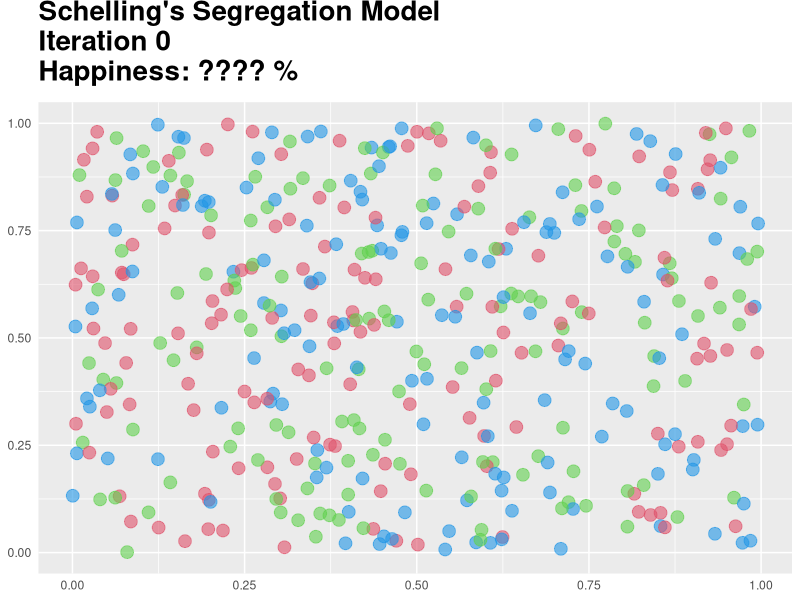
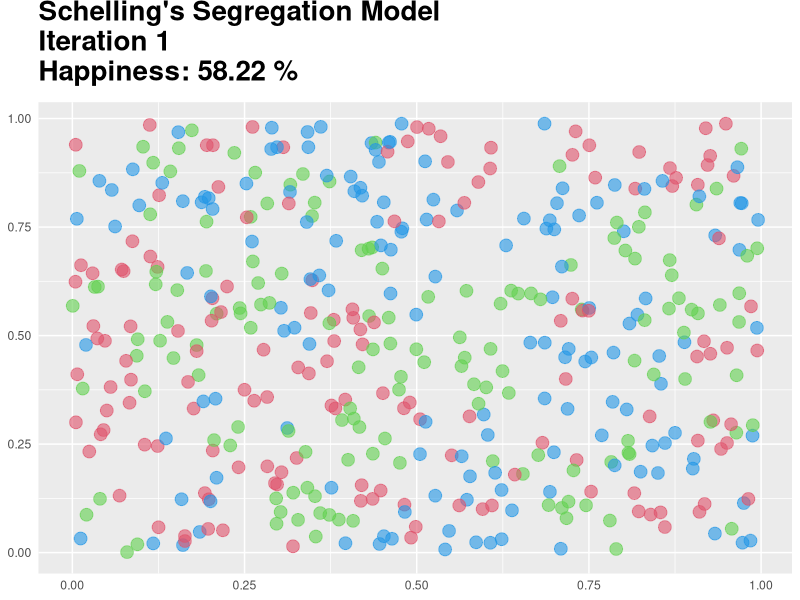
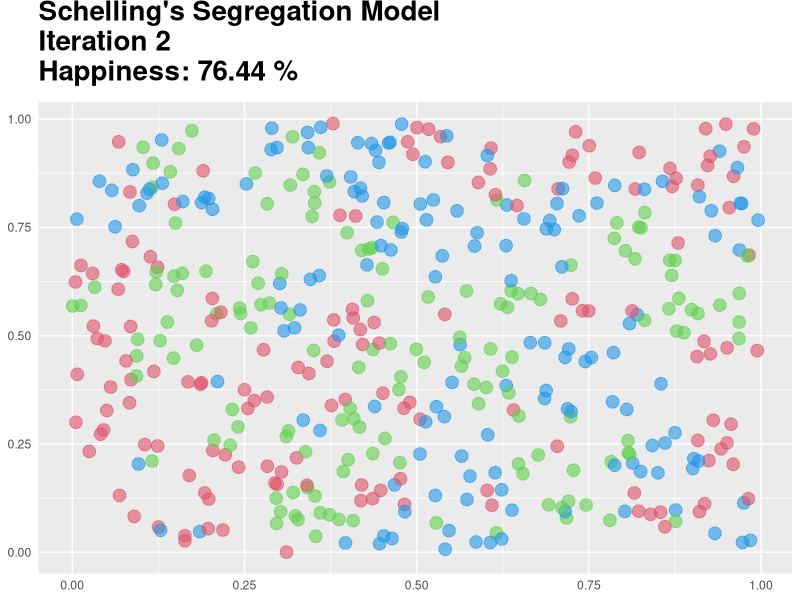
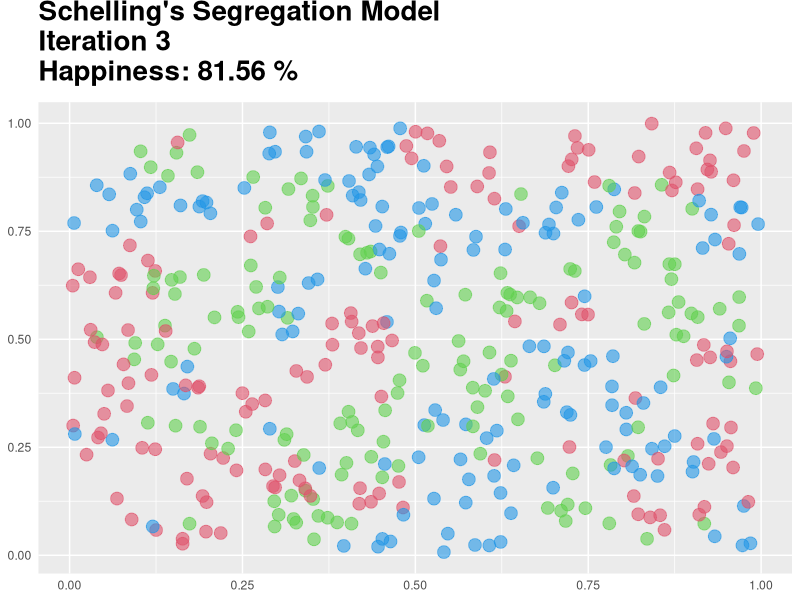
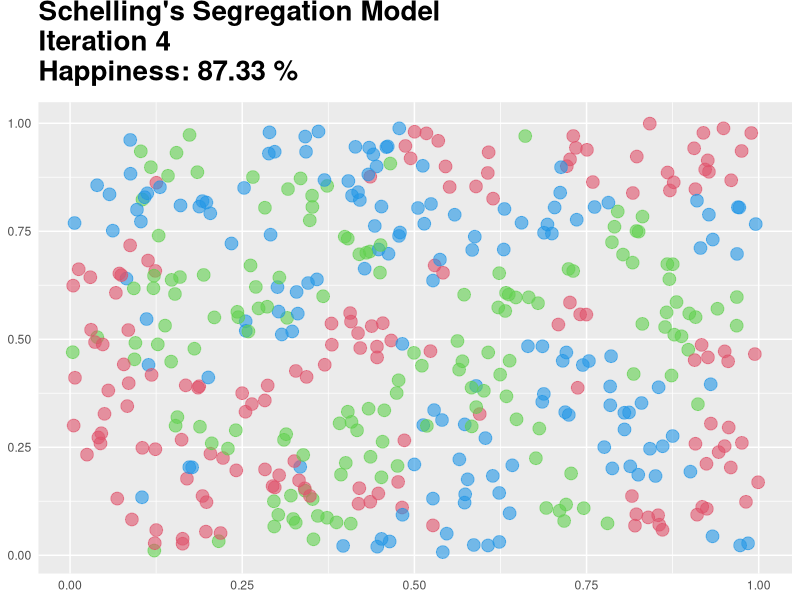
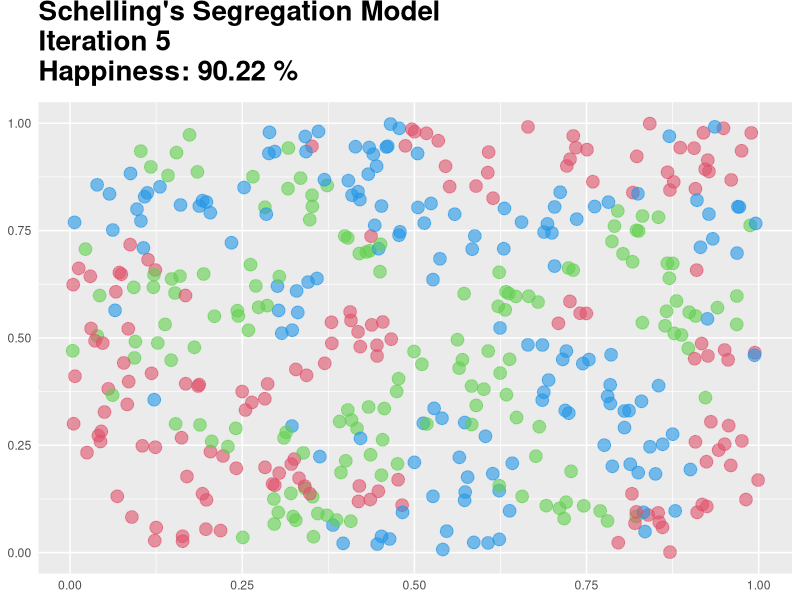
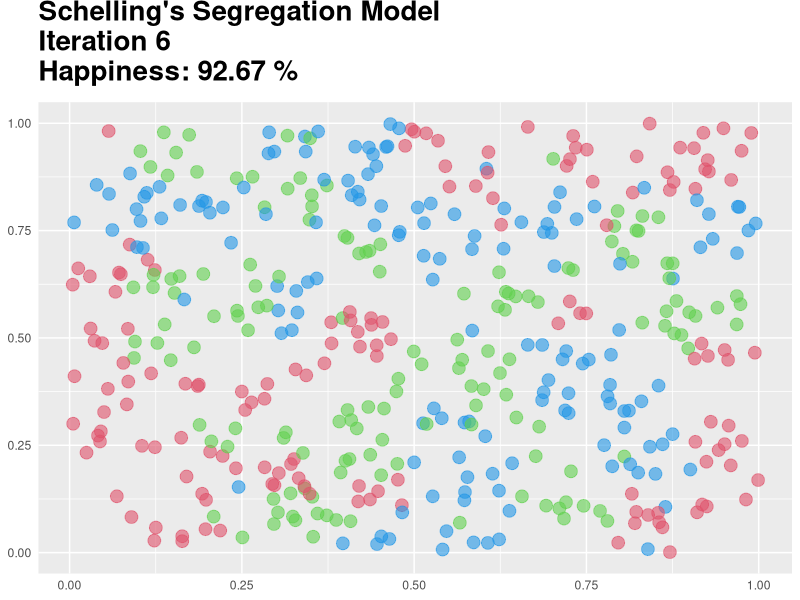
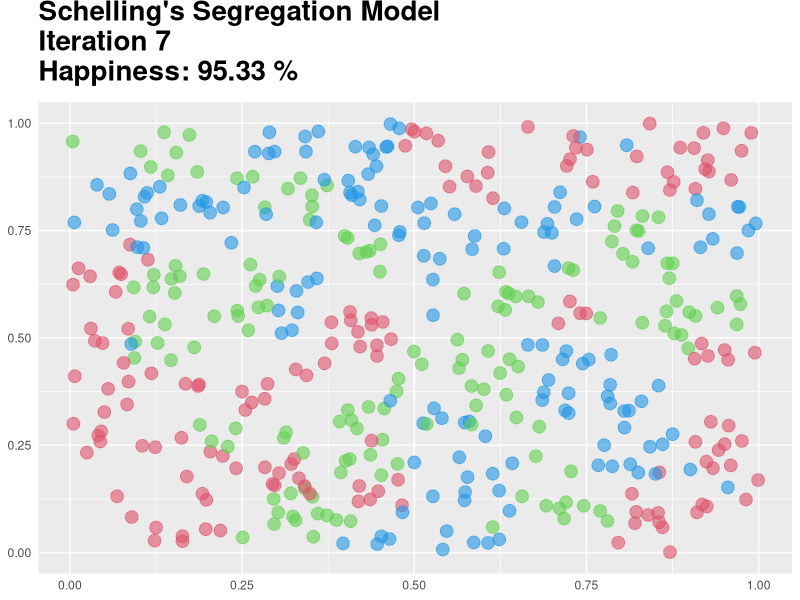

Generate these figures, in order, with R:
# ================ Schelling's Segregation Model ================
# Sarah Li
# http://heysarah.li/
# https://github.com/serifluous
#=================
# Setup
#=================
rm(list=ls()) 
library(ggplot2)
library(knitr)



# ============== Machinery for the Schelling Model ==============
# 
# ===============================================================
# Distance : vector matrix -> vector
# Calculates distances between a given point and list of points
# ================
Distance <- function(point, all.points)
{
  number.of.points = dim(all.points)[1]
  distances = rep(NA,number.of.points)
  for (i in 1:number.of.points) {
    x.distance = (point[1] - all.points[i,1])^2
    y.distance = (point[2] - all.points[i,2])^2
    distances[i] = sqrt(x.distance + y.distance)
  }
  return(distances)
}


# ================
# RandomizePopulation: num num num -> (data frame)
# Given population totals of red (r = 1), green (g = 2), and blue (b = 3),
# RandomizePopulation takes the population of each type and
# produces a data frame with each individual and his/her random house allocation
# ================
RandomizePopulation <- function(r.population = 0, g.population = 0, b.population = 0)
{
  total.population = r.population + g.population + b.population
  # Produce data points for given populations
  total.population.vector = c(rep(1, r.population),
                              rep(2, g.population),
                              rep(3, b.population))
  # Randomize order of points in vector
  randomized.population = sample(total.population.vector, total.population)
  # Chooses random house allocation on x-y plane bounded by (0,1) on both sides
  first.allocation = cbind(randomized.population,
                           runif(total.population,0,1),
                           runif(total.population,0,1),
                           rep(0, total.population))
  return(as.data.frame(first.allocation))
}


# ================
# PickANewHouse : num num (data frame) (data frame) -> (data frame)
# Generates a new house allocation for the given individual j if the ratio of neighbors is unsatisfactory.
# If the individual is satisfied, Column 4 'satisfied?' = true
# ================
# Distances data frame:
# Column 1 = individual type (i.e., color)
# Column 2 = distance from the given individual's house
# ================
# Population data frame:
# Column 1 = type
# Column 2 = x
# Column 3 = y
# Column 4 = satisfied?
# ================
PickANewHouse <- function(j, type, distances.df, population.df)
{ 
  # *.ratio, *.neighbors.considered are global variables.
  # See function Schelling below.
  # Selects ratio of neighbors of same type deemed satisfactory
  # and number of neighbors considered in ratio
  # depending on type of individual j
  if (type == 1) {
    selected.ratio = r.ratio
    neighbors.considered = distances.df[1:r.neighbors.considered,]
  } else if (type == 2) {
    selected.ratio = g.ratio
    neighbors.considered = distances.df[1:g.neighbors.considered,]
  } else {
    selected.ratio = b.ratio
    neighbors.considered = distances.df[1:b.neighbors.considered,]
  }
  
  # Calculates actual ratio
  same.type = subset(neighbors.considered, neighbors.considered[,1] == type)
  j.ratio = dim(same.type)[1] / dim(neighbors.considered)[1]
  # Randomizes housing allocation if ratio is unsatisfactory.
  # Otherwise, 'satisfactory?' = true
  if (j.ratio < selected.ratio) {
    population.df[j,2] = runif(1,0,1)
    population.df[j,3] = runif(1,0,1)
  } else {
    population.df[j,4] = 1
  }
  return(population.df)
}


# ================
# NewAllocation: (data frame) num num num num num num -> (data frame)
# If there still remain unsatisfied individuals,
# NewAllocation generates new housing allocations for those who are unsatisfied
# ================
NewAllocation <- function(population)
{
  population.df <<- population
  total.population = dim(population.df)[1]
  
  for (j in 1:total.population) {
    distances = Distance(c(population.df[j,2], population.df[j,3]),
                         cbind(population.df[,2], population.df[,3]))
    distances.with.type = cbind(population.df[,1], distances)
    distances.df <<- as.data.frame(distances.with.type)
    distances.df <<- distances.df[order(distances.df$distances),]
    distances.df <<- distances.df[-1,]
    
    population.df <<- PickANewHouse(j, population.df[j,1], distances.df, population.df)
  }
  
  return(population.df)
}


# ================
# Ternary operator function, by Stack Overflow user kohske
# http://stackoverflow.com/questions/8790143/does-the-ternary-operator-exist-in-r
# ================
`?` <- function(x, y)
{
  eval(
    sapply(
      strsplit(
        deparse(substitute(y)), 
        ":"
      ), 
      function(e) parse(text = e)
    )[[2 - as.logical(x)]])
}



# ================ Schelling's Segregation Model ================
# 
# ===============================================================
# Schelling : num num num num num num num num num -> plot (data frame)
# Simulates Schelling's Segregation model
# ================
Schelling <- function(r.population = 0,
                      g.population = 0,
                      b.population = 0,
                      r.same.type.desired = 0, r.neighbors.considered = 0,
                      g.same.type.desired = 0, g.neighbors.considered = 0,
                      b.same.type.desired = 0, b.neighbors.considered = 0)
{
  r.same.type.desired <<- r.same.type.desired
  r.neighbors.considered <<- r.neighbors.considered
  g.same.type.desired <<- g.same.type.desired
  g.neighbors.considered <<- g.neighbors.considered
  b.same.type.desired <<- b.same.type.desired
  b.neighbors.considered <<- b.neighbors.considered
  r.ratio <<- ((r.neighbors.considered != 0) ? (r.same.type.desired / r.neighbors.considered) : 0)
  g.ratio <<- ((g.neighbors.considered != 0) ? (g.same.type.desired / g.neighbors.considered) : 0)
  b.ratio <<- ((b.neighbors.considered != 0) ? (b.same.type.desired / b.neighbors.considered) : 0)
  
  total.population = r.population + g.population + b.population
  allocation <<- RandomizePopulation(r.population, g.population, b.population)
  allocated.plot <- ggplot(allocation, aes(x=V2, y=V3)) +
    geom_point(colour=(allocation$randomized.population + 1), size = 4, alpha = 0.6) +
    scale_fill_brewer() + 
    theme(plot.title = element_text(size=20, face="bold", vjust = 2), axis.title.x = element_blank(), axis.title.y = element_blank(), axis.ticks = element_blank()) +
    labs(title = "Schelling's Segregation Model\nIteration 0\nHappiness: ???? %", x = "X", y = "Y")
  print(allocated.plot)
  
  i = 0
  while (1) {
    number.satisfied = dim(subset(allocation, allocation[,4] == 1))[1]
    
    if ((number.satisfied/total.population) != 1) {
      allocation[,4] <<- rep(0,total.population)
      allocation <<- NewAllocation(allocation)
      i = i+1
      number.satisfied = dim(subset(allocation, allocation[,4] == 1))[1]
      print(paste("Percent Happy:", 100 * (number.satisfied/total.population),
                  "(iteration", i, ")" ))
      allocated.plot <- ggplot(allocation, aes(x=V2, y=V3)) +
        geom_point(colour=(allocation$randomized.population + 1), size = 4, alpha = 0.6) +
        scale_fill_brewer() + 
        theme(plot.title = element_text(size=20, face="bold", vjust = 2), axis.title.x = element_blank(), axis.title.y = element_blank(), axis.ticks = element_blank()) +
        labs(title = paste("Schelling's Segregation Model\nIteration", i,"\nHappiness:", round(100 * number.satisfied/total.population,2), "%"), x = "X", y = "Y")
      print(allocated.plot)
    } else {
      print(paste("Iterations: ", i))
      schelling.iterations <<- i
      return(allocation)
    }
  }
}


# ================
# Similar Neighbors Index
# ================
# SimilarNeighbors : (dataframe) -> num
# Calculates mean of proportion of neighbors similar to each individual
# ================
SimilarNeighbors <- function(allocation)
{
  total.population = dim(allocation)[1]
  neighbors <- rep(NA,total.population)
  
  for (j in 1:total.population) {
    distances = Distance(c(population.df[j,2], population.df[j,3]),
                         cbind(population.df[,2], population.df[,3]))
    distances.with.type = cbind(population.df[,1], distances)
    distances.df <<- as.data.frame(distances.with.type)
    distances.df <<- distances.df[order(distances.df$distances),]
    distances.df <<- distances.df[-1,]
    
    type = allocation[j,1]
    if (type == 1) {
      neighbors.considered = distances.df[1:r.neighbors.considered,]
    } else if (type == 2) {
      neighbors.considered = distances.df[1:g.neighbors.considered,]
    } else {
      neighbors.considered = distances.df[1:b.neighbors.considered,]
    }
    
    same.type = subset(neighbors.considered, neighbors.considered[,1] == type)
    j.ratio = dim(same.type)[1] / dim(neighbors.considered)[1]
    neighbors[j] = j.ratio
  }
  
  return(mean(neighbors))
}



# ================ Sample Output ================
# 
# ================
# Sample 1
# Each population has 150 individuals
# and are satisfied if at least 3/8 of their neighbors are similar
# ================
sample.schelling.1 = Schelling(r.population = 150,
                               g.population = 150,
                               b.population = 150,
                               r.same.type.desired = 3, r.neighbors.considered = 8,
                               g.same.type.desired = 3, g.neighbors.considered = 8,
                               b.same.type.desired = 3, b.neighbors.considered = 8)

# Similar Neighbor Index for Sample 1
SimilarNeighbors(sample.schelling.1)


# ================
# Sample 2
# The first population has 500 individuals and satisfied if 9/12 neighbors are similar
# The second and third population have 100 individuals each
# and are satisfied if 2/12 neighbors are similar
# ================
sample.schelling.2 = Schelling(r.population = 500,
                               g.population = 100,
                               b.population = 100,
                               r.same.type.desired = 9, r.neighbors.considered = 12,
                               g.same.type.desired = 2, g.neighbors.considered = 12,
                               b.same.type.desired = 2, b.neighbors.considered = 12)

# Similar Neighbor Index for Sample 2
SimilarNeighbors(sample.schelling.2)
